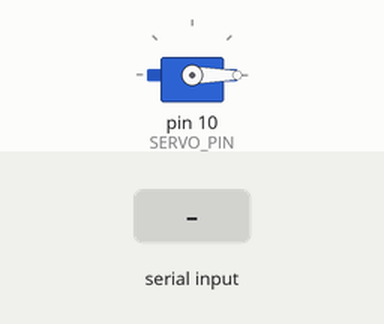
Recording of a sketch running on a simulated Arduino Uno, built with avr-gcc and run on an emulated ATmega328P. On the bench: servo. The test bench sets the inputs (shaded band). What the sketch prints to the serial monitor is not drawn.

Above: at 1.2 s.
1.3 s: "1" received over Serial
At 2.6 s:
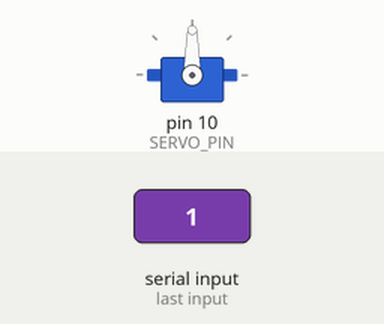
Timing chart, 0 to 5.9 s (numbered marks = the images above; inputs shaded):
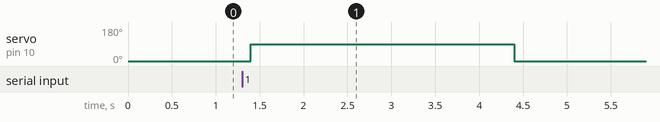

The sketch:

tempatSampahOtomatis.ino
```cpp
#include <Servo.h>

#define SERVO_PIN 10
Servo myServo;

void setup() {
  myServo.attach(SERVO_PIN);
  myServo.write(0); // Tutup tutup sampah
  Serial.begin(9600);
}

void loop() {
  if (Serial.available() > 0) {
    char signal = Serial.read();
    if (signal == '1') {
      myServo.write(90); // Buka tutup sampah
      delay(3000); // Tunggu 3 detik (masukkan sampah)
      myServo.write(0); // Tutup kembali
      delay(500);
      Serial.println("DONE"); // Kirim sinyal ke Python bahwa sudah selesai
    }
  }
  delay(100);
}
```

Measured:
- after the input at 1.3 s, servo on pin 10 (SERVO_PIN): 0° → 90° after 0.10 s, → 0° 3.0 s later
